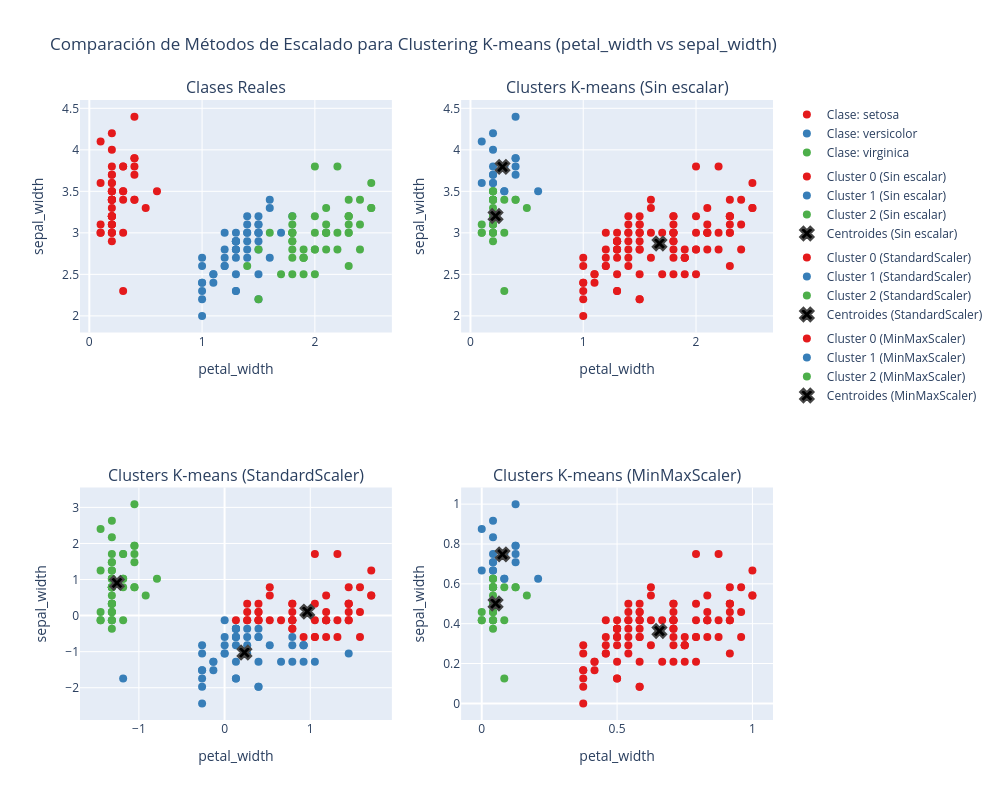

The cell this chart's notebook holds for it:
### Markdown cell above
### Importancia del escalado o normalizar los datos

El escalado de datos es crucial en clustering por estos motivos:
+ **Evita el sesgo por magnitudes**: Algoritmos como K-means son sensibles a variables con diferentes escalas, dando más peso a las que tienen valores más grandes
+ **Mejora cálculos de distancia**: Las métricas de distancia funcionan correctamente cuando todas las variables tienen escalas comparables
+ **Acelera la convergencia**: Los algoritmos convergen más rápido y de forma más estable con datos escalados

Principales técnicas:
+ `StandardScaler` (estandarización):
  + Transforma variables para tener media 0 y desviación estándar 1
  + Ideal para: Distribuciones aproximadamente normales o datos con outliers
  + Fórmula: `z = (x - μ)/σ`
$$z = \frac{x - \mu}{\sigma}$$

+ `MinMaxScaler` (normalizar):
  + Escala datos al rango [0,1]
  + Ideal para: Preservar relaciones exactas entre valores o distribuciones no gaussianas
  + Fórmula: `x_scaled = (x - x_min)/(x_max - x_min)`

$$x_{scaled} = \frac{x - x_{min}}{x_{max} - x_{min}}$$

### Code cell
# Ejemplo usando el dataset Iris
fig = comparar_clustering_escalado(
    df=df_iris_preprocessed,
    columna_x='petal_width',
    columna_y='sepal_width',
    columna_clase='clase',
    n_clusters=3,
    random_state=42,
    mostrar_escalado=True
)
fig.show()

### Figure 1 — Plotly figure (JSON) as saved in the notebook; plotly's stock layout.template omitted (floating-point values rounded to 4 significant figures)
{"data": [{"legendgroup": "clases", "marker": {"color": "#e41a1c", "size": 8}, "mode": "markers", "name": "Clase: setosa", "showlegend": true, "type": "scatter", "x": [0.2, 0.2, 0.2, 0.2, 0.2, 0.4, 0.3, 0.2, 0.2, 0.1, 0.2, 0.2, 0.1, 0.1, 0.2, 0.4, 0.4, 0.3, 0.3, 0.3, 0.2, 0.4, 0.2, 0.5, 0.2, 0.2, 0.4, 0.2, 0.2, 0.2, 0.2, 0.4, 0.1, 0.2, 0.2, 0.2, 0.2, 0.1, 0.2, 0.2, 0.3, 0.3, 0.2, 0.6, 0.4, 0.3, 0.2, 0.2, 0.2, 0.2], "xaxis": "x", "y": [3.5, 3.0, 3.2, 3.1, 3.6, 3.9, 3.4, 3.4, 2.9, 3.1, 3.7, 3.4, 3.0, 3.0, 4.0, 4.4, 3.9, 3.5, 3.8, 3.8, 3.4, 3.7, 3.6, 3.3, 3.4, 3.0, 3.4, 3.5, 3.4, 3.2, 3.1, 3.4, 4.1, 4.2, 3.1, 3.2, 3.5, 3.6, 3.0, 3.4, 3.5, 2.3, 3.2, 3.5, 3.8, 3.0, 3.8, 3.2, 3.7, 3.3], "yaxis": "y"}, {"legendgroup": "clases", "marker": {"color": "#377eb8", "size": 8}, "mode": "markers", "name": "Clase: versicolor", "showlegend": true, "type": "scatter", "x": [1.4, 1.5, 1.5, 1.3, 1.5, 1.3, 1.6, 1.0, 1.3, 1.4, 1.0, 1.5, 1.0, 1.4, 1.3, 1.4, 1.5, 1.0, 1.5, 1.1, 1.8, 1.3, 1.5, 1.2, 1.3, 1.4, 1.4, 1.7, 1.5, 1.0, 1.1, 1.0, 1.2, 1.6, 1.5, 1.6, 1.5, 1.3, 1.3, 1.3, 1.2, 1.4, 1.2, 1.0, 1.3, 1.2, 1.3, 1.3, 1.1, 1.3], "xaxis": "x", "y": [3.2, 3.2, 3.1, 2.3, 2.8, 2.8, 3.3, 2.4, 2.9, 2.7, 2.0, 3.0, 2.2, 2.9, 2.9, 3.1, 3.0, 2.7, 2.2, 2.5, 3.2, 2.8, 2.5, 2.8, 2.9, 3.0, 2.8, 3.0, 2.9, 2.6, 2.4, 2.4, 2.7, 2.7, 3.0, 3.4, 3.1, 2.3, 3.0, 2.5, 2.6, 3.0, 2.6, 2.3, 2.7, 3.0, 2.9, 2.9, 2.5, 2.8], "yaxis": "y"}, {"legendgroup": "clases", "marker": {"color": "#4daf4a", "size": 8}, "mode": "markers", "name": "Clase: virginica", "showlegend": true, "type": "scatter", "x": [2.5, 1.9, 2.1, 1.8, 2.2, 2.1, 1.7, 1.8, 1.8, 2.5, 2.0, 1.9, 2.1, 2.0, 2.4, 2.3, 1.8, 2.2, 2.3, 1.5, 2.3, 2.0, 2.0, 1.8, 2.1, 1.8, 1.8, 1.8, 2.1, 1.6, 1.9, 2.0, 2.2, 1.5, 1.4, 2.3, 2.4, 1.8, 1.8, 2.1, 2.4, 2.3, 1.9, 2.3, 2.5, 2.3, 1.9, 2.0, 2.3, 1.8], "xaxis": "x", "y": [3.3, 2.7, 3.0, 2.9, 3.0, 3.0, 2.5, 2.9, 2.5, 3.6, 3.2, 2.7, 3.0, 2.5, 2.8, 3.2, 3.0, 3.8, 2.6, 2.2, 3.2, 2.8, 2.8, 2.7, 3.3, 3.2, 2.8, 3.0, 2.8, 3.0, 2.8, 3.8, 2.8, 2.8, 2.6, 3.0, 3.4, 3.1, 3.0, 3.1, 3.1, 3.1, 2.7, 3.2, 3.3, 3.0, 2.5, 3.0, 3.4, 3.0], "yaxis": "y"}, {"legendgroup": "no_scaling", "marker": {"color": "#e41a1c", "size": 8}, "mode": "markers", "name": "Cluster 0 (Sin escalar)", "showlegend": true, "type": "scatter", "x": [1.4, 1.5, 1.5, 1.3, 1.5, 1.3, 1.6, 1.0, 1.3, 1.4, 1.0, 1.5, 1.0, 1.4, 1.3, 1.4, 1.5, 1.0, 1.5, 1.1, 1.8, 1.3, 1.5, 1.2, 1.3, 1.4, 1.4, 1.7, 1.5, 1.0, 1.1, 1.0, 1.2, 1.6, 1.5, 1.6, 1.5, 1.3, 1.3, 1.3, 1.2, 1.4, 1.2, 1.0, 1.3, 1.2, 1.3, 1.3, 1.1, 1.3, 2.5, 1.9, 2.1, 1.8, 2.2, 2.1, 1.7, 1.8, 1.8, 2.5, 2.0, 1.9, 2.1, 2.0, 2.4, 2.3, 1.8, 2.2, 2.3, 1.5, 2.3, 2.0, 2.0, 1.8, 2.1, 1.8, 1.8, 1.8, 2.1, 1.6, 1.9, 2.0, 2.2, 1.5, 1.4, 2.3, 2.4, 1.8, 1.8, 2.1, 2.4, 2.3, 1.9, 2.3, 2.5, 2.3, 1.9, 2.0, 2.3, 1.8], "xaxis": "x2", "y": [3.2, 3.2, 3.1, 2.3, 2.8, 2.8, 3.3, 2.4, 2.9, 2.7, 2.0, 3.0, 2.2, 2.9, 2.9, 3.1, 3.0, 2.7, 2.2, 2.5, 3.2, 2.8, 2.5, 2.8, 2.9, 3.0, 2.8, 3.0, 2.9, 2.6, 2.4, 2.4, 2.7, 2.7, 3.0, 3.4, 3.1, 2.3, 3.0, 2.5, 2.6, 3.0, 2.6, 2.3, 2.7, 3.0, 2.9, 2.9, 2.5, 2.8, 3.3, 2.7, 3.0, 2.9, 3.0, 3.0, 2.5, 2.9, 2.5, 3.6, 3.2, 2.7, 3.0, 2.5, 2.8, 3.2, 3.0, 3.8, 2.6, 2.2, 3.2, 2.8, 2.8, 2.7, 3.3, 3.2, 2.8, 3.0, 2.8, 3.0, 2.8, 3.8, 2.8, 2.8, 2.6, 3.0, 3.4, 3.1, 3.0, 3.1, 3.1, 3.1, 2.7, 3.2, 3.3, 3.0, 2.5, 3.0, 3.4, 3.0], "yaxis": "y2"}, {"legendgroup": "no_scaling", "marker": {"color": "#377eb8", "size": 8}, "mode": "markers", "name": "Cluster 1 (Sin escalar)", "showlegend": true, "type": "scatter", "x": [0.2, 0.4, 0.2, 0.2, 0.4, 0.4, 0.3, 0.3, 0.3, 0.4, 0.2, 0.1, 0.2, 0.1, 0.3, 0.6, 0.4, 0.2, 0.2], "xaxis": "x2", "y": [3.6, 3.9, 3.7, 4.0, 4.4, 3.9, 3.5, 3.8, 3.8, 3.7, 3.6, 4.1, 4.2, 3.6, 3.5, 3.5, 3.8, 3.8, 3.7], "yaxis": "y2"}, {"legendgroup": "no_scaling", "marker": {"color": "#4daf4a", "size": 8}, "mode": "markers", "name": "Cluster 2 (Sin escalar)", "showlegend": true, "type": "scatter", "x": [0.2, 0.2, 0.2, 0.2, 0.3, 0.2, 0.2, 0.1, 0.2, 0.1, 0.1, 0.2, 0.5, 0.2, 0.2, 0.4, 0.2, 0.2, 0.2, 0.2, 0.4, 0.2, 0.2, 0.2, 0.2, 0.2, 0.3, 0.2, 0.3, 0.2, 0.2], "xaxis": "x2", "y": [3.5, 3.0, 3.2, 3.1, 3.4, 3.4, 2.9, 3.1, 3.4, 3.0, 3.0, 3.4, 3.3, 3.4, 3.0, 3.4, 3.5, 3.4, 3.2, 3.1, 3.4, 3.1, 3.2, 3.5, 3.0, 3.4, 2.3, 3.2, 3.0, 3.2, 3.3], "yaxis": "y2"}, {"legendgroup": "no_scaling", "marker": {"color": "black", "line": {"width": 2}, "size": 12, "symbol": "x"}, "mode": "markers", "name": "Centroides (Sin escalar)", "showlegend": true, "type": "scatter", "x": [1.676, 0.2842, 0.2226], "xaxis": "x2", "y": [2.872, 3.795, 3.203], "yaxis": "y2"}, {"legendgroup": "std_scaling", "marker": {"color": "#e41a1c", "size": 8}, "mode": "markers", "name": "Cluster 0 (StandardScaler)", "showlegend": true, "type": "scatter", "x": [0.2641, 0.3958, 0.3958, 0.5274, 0.3958, 0.2641, 0.3958, 0.7907, 0.2641, 0.659, 0.3958, 0.5274, 0.3958, 0.1325, 0.2641, 1.712, 1.186, 0.7907, 1.317, 1.186, 0.7907, 1.712, 1.054, 1.186, 1.58, 1.449, 0.7907, 1.317, 1.449, 1.054, 1.054, 1.186, 0.7907, 0.7907, 1.186, 0.5274, 0.9223, 1.054, 1.317, 1.449, 1.58, 0.7907, 0.7907, 1.186, 1.58, 1.449, 1.449, 1.712, 1.449, 1.054, 1.449, 0.7907], "xaxis": "x3", "y": [0.3284, 0.3284, 0.09822, 0.5586, -0.132, 0.09822, -0.132, 0.3284, -0.132, -0.132, -0.132, 0.7888, 0.09822, -0.132, -0.132, 0.5586, -0.132, -0.3622, -0.132, -0.132, -0.3622, 1.249, 0.3284, -0.132, -0.5924, 0.3284, -0.132, 1.71, 0.3284, -0.5924, -0.5924, 0.5586, 0.3284, -0.132, -0.5924, -0.132, -0.5924, 1.71, -0.5924, -0.132, 0.7888, 0.09822, -0.132, 0.09822, 0.09822, 0.09822, 0.3284, 0.5586, -0.132, -0.132, 0.7888, -0.132], "yaxis": "y3"}, {"legendgroup": "std_scaling", "marker": {"color": "#377eb8", "size": 8}, "mode": "markers", "name": "Cluster 1 (StandardScaler)", "showlegend": true, "type": "scatter", "x": [-1.184, 0.1325, 0.3958, 0.1325, -0.2624, 0.1325, 0.2641, -0.2624, -0.2624, 0.2641, 0.1325, -0.2624, 0.3958, -0.1308, 0.1325, 0.3958, 0.0008775, 0.1325, 0.2641, 0.3958, -0.2624, -0.1308, -0.2624, 0.0008775, 0.5274, 0.1325, 0.1325, 0.0008775, 0.0008775, -0.2624, 0.1325, 0.0008775, 0.1325, 0.1325, -0.1308, 0.1325, 0.9223, 0.659, 0.7907, 0.9223, 1.054, 1.449, 0.3958, 0.7907, 0.7907, 0.3958, 0.2641, 0.9223, 0.9223], "xaxis": "x3", "y": [-1.743, -1.743, -0.5924, -0.5924, -1.513, -0.3622, -0.8226, -2.434, -1.974, -0.3622, -0.3622, -0.8226, -1.974, -1.283, -0.5924, -1.283, -0.5924, -0.3622, -0.5924, -0.3622, -1.053, -1.513, -1.513, -0.8226, -0.8226, -1.743, -1.283, -1.053, -1.053, -1.743, -0.8226, -0.132, -0.3622, -0.3622, -1.283, -0.5924, -0.8226, -1.283, -1.283, -0.8226, -1.283, -1.053, -1.974, -0.8226, -0.5924, -0.5924, -1.053, -0.8226, -1.283], "yaxis": "y3"}, {"legendgroup": "std_scaling", "marker": {"color": "#4daf4a", "size": 8}, "mode": "markers", "name": "Cluster 2 (StandardScaler)", "showlegend": true, "type": "scatter", "x": [-1.315, -1.315, -1.315, -1.315, -1.315, -1.052, -1.184, -1.315, -1.315, -1.447, -1.315, -1.315, -1.447, -1.447, -1.315, -1.052, -1.052, -1.184, -1.184, -1.184, -1.315, -1.052, -1.315, -0.9205, -1.315, -1.315, -1.052, -1.315, -1.315, -1.315, -1.315, -1.052, -1.447, -1.315, -1.315, -1.315, -1.315, -1.447, -1.315, -1.315, -1.184, -1.315, -0.7889, -1.052, -1.184, -1.315, -1.315, -1.315, -1.315], "xaxis": "x3", "y": [1.019, -0.132, 0.3284, 0.09822, 1.249, 1.94, 0.7888, 0.7888, -0.3622, 0.09822, 1.479, 0.7888, -0.132, -0.132, 2.17, 3.091, 1.94, 1.019, 1.71, 1.71, 0.7888, 1.479, 1.249, 0.5586, 0.7888, -0.132, 0.7888, 1.019, 0.7888, 0.3284, 0.09822, 0.7888, 2.4, 2.63, 0.09822, 0.3284, 1.019, 1.249, -0.132, 0.7888, 1.019, 0.3284, 1.019, 1.71, -0.132, 1.71, 0.3284, 1.479, 0.5586], "yaxis": "y3"}, {"legendgroup": "std_scaling", "marker": {"color": "black", "line": {"width": 2}, "size": 12, "symbol": "x"}, "mode": "markers", "name": "Centroides (StandardScaler)", "showlegend": true, "type": "scatter", "x": [0.9653, 0.2319, -1.256], "xaxis": "x3", "y": [0.1115, -1.025, 0.9063], "yaxis": "y3"}, {"legendgroup": "minmax_scaling", "marker": {"color": "#e41a1c", "size": 8}, "mode": "markers", "name": "Cluster 0 (MinMaxScaler)", "showlegend": true, "type": "scatter", "x": [0.5417, 0.5833, 0.5833, 0.5, 0.5833, 0.5, 0.625, 0.375, 0.5, 0.5417, 0.375, 0.5833, 0.375, 0.5417, 0.5, 0.5417, 0.5833, 0.375, 0.5833, 0.4167, 0.7083, 0.5, 0.5833, 0.4583, 0.5, 0.5417, 0.5417, 0.6667, 0.5833, 0.375, 0.4167, 0.375, 0.4583, 0.625, 0.5833, 0.625, 0.5833, 0.5, 0.5, 0.5, 0.4583, 0.5417, 0.4583, 0.375, 0.5, 0.4583, 0.5, 0.5, 0.4167, 0.5, 1.0, 0.75, 0.8333, 0.7083, 0.875, 0.8333, 0.6667, 0.7083, 0.7083, 1.0, 0.7917, 0.75, 0.8333, 0.7917, 0.9583, 0.9167, 0.7083, 0.875, 0.9167, 0.5833, 0.9167, 0.7917, 0.7917, 0.7083, 0.8333, 0.7083, 0.7083, 0.7083, 0.8333, 0.625, 0.75, 0.7917, 0.875, 0.5833, 0.5417, 0.9167, 0.9583, 0.7083, 0.7083, 0.8333, 0.9583, 0.9167, 0.75, 0.9167, 1.0, 0.9167, 0.75, 0.7917, 0.9167, 0.7083], "xaxis": "x4", "y": [0.5, 0.5, 0.4583, 0.125, 0.3333, 0.3333, 0.5417, 0.1667, 0.375, 0.2917, 0.0, 0.4167, 0.08333, 0.375, 0.375, 0.4583, 0.4167, 0.2917, 0.08333, 0.2083, 0.5, 0.3333, 0.2083, 0.3333, 0.375, 0.4167, 0.3333, 0.4167, 0.375, 0.25, 0.1667, 0.1667, 0.2917, 0.2917, 0.4167, 0.5833, 0.4583, 0.125, 0.4167, 0.2083, 0.25, 0.4167, 0.25, 0.125, 0.2917, 0.4167, 0.375, 0.375, 0.2083, 0.3333, 0.5417, 0.2917, 0.4167, 0.375, 0.4167, 0.4167, 0.2083, 0.375, 0.2083, 0.6667, 0.5, 0.2917, 0.4167, 0.2083, 0.3333, 0.5, 0.4167, 0.75, 0.25, 0.08333, 0.5, 0.3333, 0.3333, 0.2917, 0.5417, 0.5, 0.3333, 0.4167, 0.3333, 0.4167, 0.3333, 0.75, 0.3333, 0.3333, 0.25, 0.4167, 0.5833, 0.4583, 0.4167, 0.4583, 0.4583, 0.4583, 0.2917, 0.5, 0.5417, 0.4167, 0.2083, 0.4167, 0.5833, 0.4167], "yaxis": "y4"}, {"legendgroup": "minmax_scaling", "marker": {"color": "#377eb8", "size": 8}, "mode": "markers", "name": "Cluster 1 (MinMaxScaler)", "showlegend": true, "type": "scatter", "x": [0.04167, 0.125, 0.04167, 0.04167, 0.125, 0.125, 0.08333, 0.08333, 0.08333, 0.125, 0.04167, 0.0, 0.04167, 0.0, 0.08333, 0.2083, 0.125, 0.04167, 0.04167], "xaxis": "x4", "y": [0.6667, 0.7917, 0.7083, 0.8333, 1.0, 0.7917, 0.625, 0.75, 0.75, 0.7083, 0.6667, 0.875, 0.9167, 0.6667, 0.625, 0.625, 0.75, 0.75, 0.7083], "yaxis": "y4"}, {"legendgroup": "minmax_scaling", "marker": {"color": "#4daf4a", "size": 8}, "mode": "markers", "name": "Cluster 2 (MinMaxScaler)", "showlegend": true, "type": "scatter", "x": [0.04167, 0.04167, 0.04167, 0.04167, 0.08333, 0.04167, 0.04167, 0.0, 0.04167, 0.0, 0.0, 0.04167, 0.1667, 0.04167, 0.04167, 0.125, 0.04167, 0.04167, 0.04167, 0.04167, 0.125, 0.04167, 0.04167, 0.04167, 0.04167, 0.04167, 0.08333, 0.04167, 0.08333, 0.04167, 0.04167], "xaxis": "x4", "y": [0.625, 0.4167, 0.5, 0.4583, 0.5833, 0.5833, 0.375, 0.4583, 0.5833, 0.4167, 0.4167, 0.5833, 0.5417, 0.5833, 0.4167, 0.5833, 0.625, 0.5833, 0.5, 0.4583, 0.5833, 0.4583, 0.5, 0.625, 0.4167, 0.5833, 0.125, 0.5, 0.4167, 0.5, 0.5417], "yaxis": "y4"}, {"legendgroup": "minmax_scaling", "marker": {"color": "black", "line": {"width": 2}, "size": 12, "symbol": "x"}, "mode": "markers", "name": "Centroides (MinMaxScaler)", "showlegend": true, "type": "scatter", "x": [0.6567, 0.07675, 0.05108], "xaxis": "x4", "y": [0.3633, 0.7478, 0.5013], "yaxis": "y4"}], "layout": {"annotations": [{"font": {"size": 16}, "showarrow": false, "text": "Clases Reales", "x": 0.225, "xanchor": "center", "xref": "paper", "y": 1, "yanchor": "bottom", "yref": "paper"}, {"font": {"size": 16}, "showarrow": false, "text": "Clusters K-means (Sin escalar)", "x": 0.775, "xanchor": "center", "xref": "paper", "y": 1, "yanchor": "bottom", "yref": "paper"}, {"font": {"size": 16}, "showarrow": false, "text": "Clusters K-means (StandardScaler)", "x": 0.225, "xanchor": "center", "xref": "paper", "y": 0.375, "yanchor": "bottom", "yref": "paper"}, {"font": {"size": 16}, "showarrow": false, "text": "Clusters K-means (MinMaxScaler)", "x": 0.775, "xanchor": "center", "xref": "paper", "y": 0.375, "yanchor": "bottom", "yref": "paper"}], "height": 800, "legend": {"groupclick": "toggleitem", "tracegroupgap": 5}, "title": {"text": "Comparación de Métodos de Escalado para Clustering K-means (petal_width vs sepal_width)"}, "width": 1000, "xaxis": {"anchor": "y", "domain": [0, 0.45], "title": {"text": "petal_width"}}, "xaxis2": {"anchor": "y2", "domain": [0.55, 1], "title": {"text": "petal_width"}}, "xaxis3": {"anchor": "y3", "domain": [0, 0.45], "title": {"text": "petal_width"}}, "xaxis4": {"anchor": "y4", "domain": [0.55, 1], "title": {"text": "petal_width"}}, "yaxis": {"anchor": "x", "domain": [0.625, 1], "title": {"text": "sepal_width"}}, "yaxis2": {"anchor": "x2", "domain": [0.625, 1], "title": {"text": "sepal_width"}}, "yaxis3": {"anchor": "x3", "domain": [0, 0.375], "title": {"text": "sepal_width"}}, "yaxis4": {"anchor": "x4", "domain": [0, 0.375], "title": {"text": "sepal_width"}}}}
